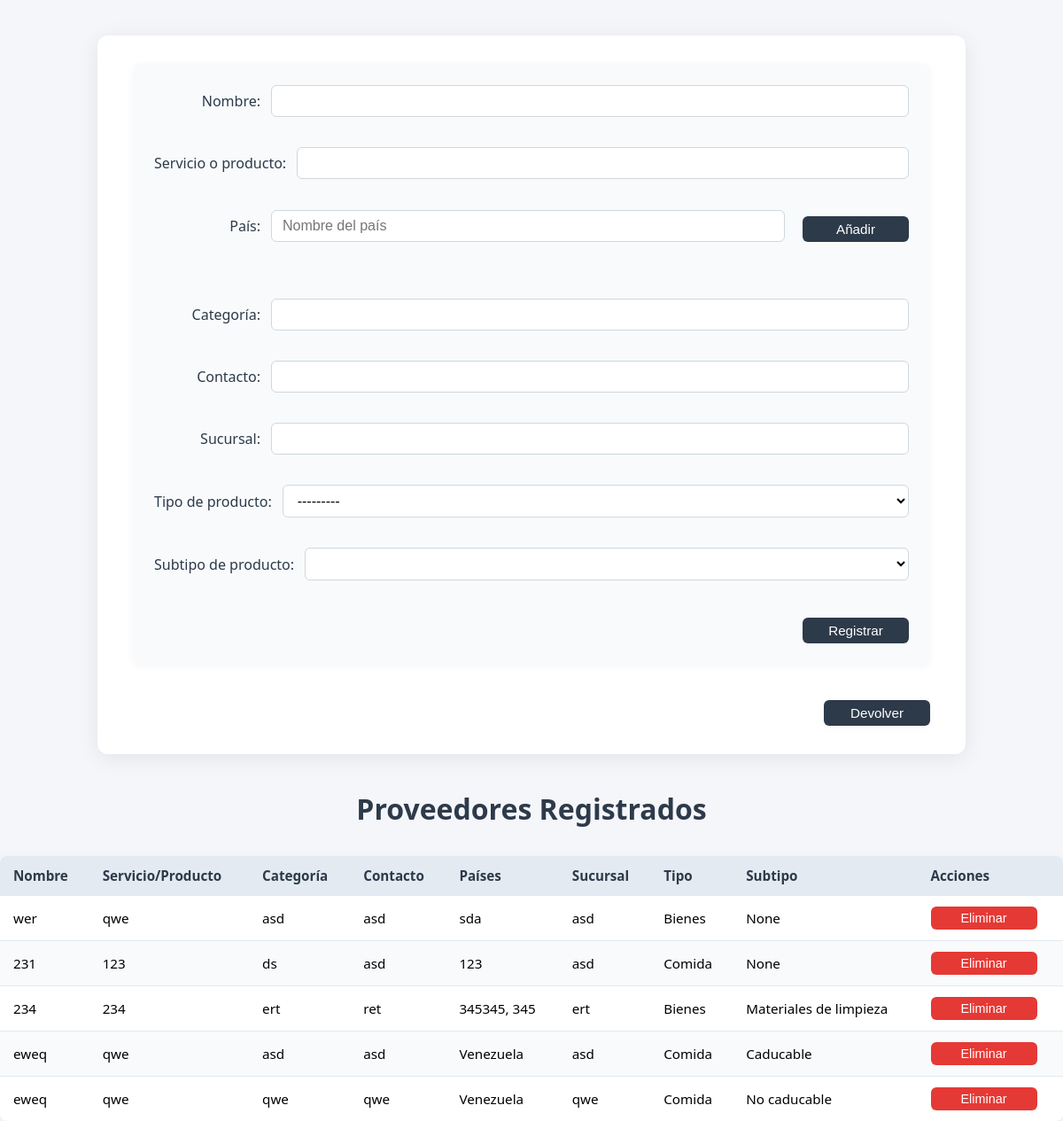
The app's page /proveedores/, older data.
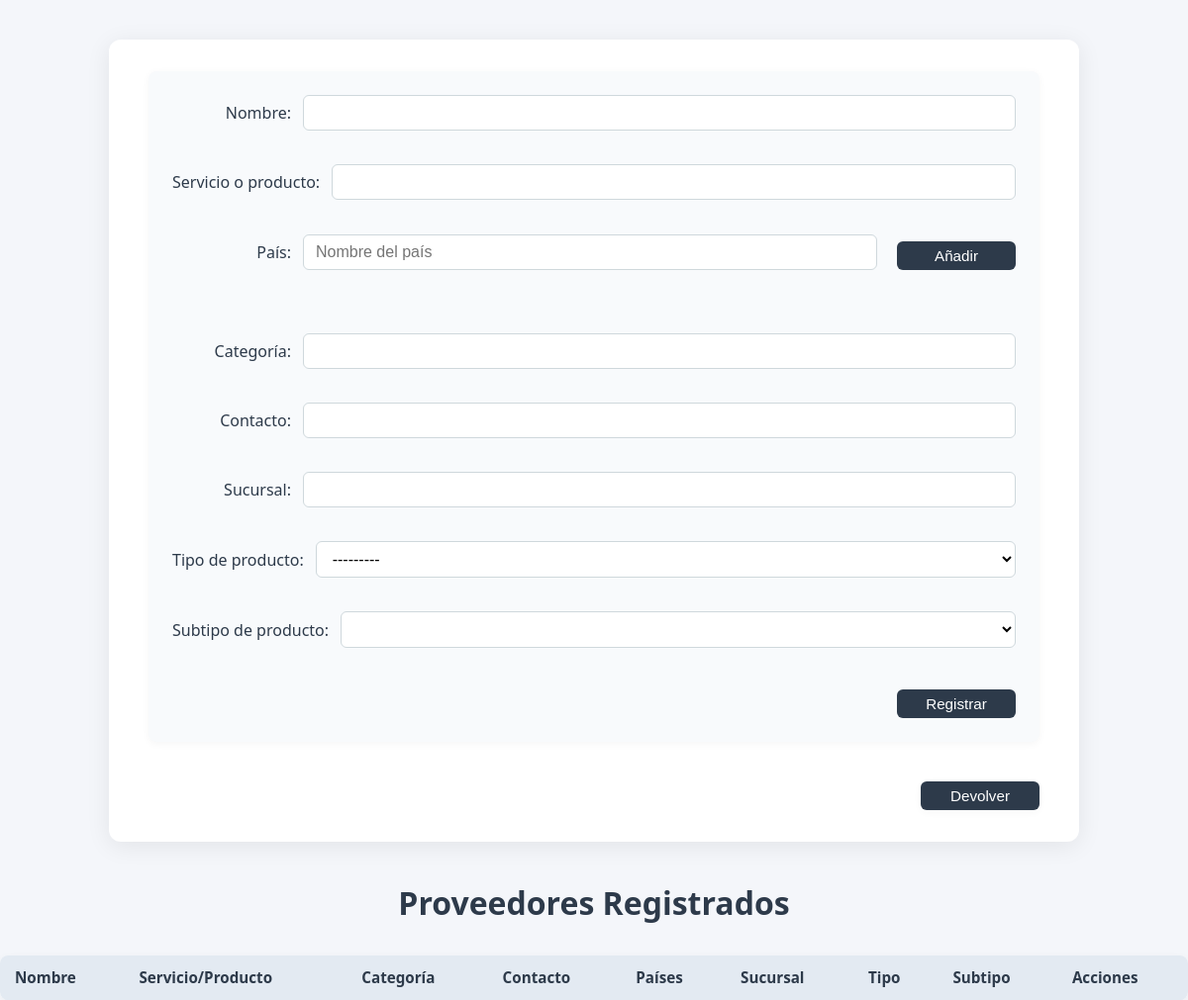
The same page, newer data.
### compras/models.py (models this page shows)
class Proveedores(models.Model):
    TIPO_CHOICES = [
        ('COMIDA', 'Comida'),
        ('BIENES', 'Bienes'),
    ]
    SUBTIPO_CHOICES = [
        ('CADUCABLE', 'Caducable'),
        ('NO_CADUCABLE', 'No caducable'),
        ('REFRIGERADO', 'Refrigerado'),
        ('NO_REFRIGERADO', 'No refrigerado'),
        ('BEBIDA', 'Bebida'),
        ('LICOR', 'Licor'),
        ('REPUESTOS', 'Repuestos'),
        ('LIMPIEZA', 'Materiales de limpieza'),
        ('MEDICOS', 'Materiales médicos'),
        ('ACTIVOS', 'Bienes activos'),
    ]
    name = models.CharField(max_length=100)
    service_or_product = models.CharField(max_length=100)
    categorie = models.CharField(max_length=100)
    contact = models.CharField(max_length=100)
    countries = models.ManyToManyField(Paises)
    sucursal = models.CharField(max_length=100)
    tipo = models.CharField(max_length=20, choices=TIPO_CHOICES, default='BIENES')
    subtipo = models.CharField(max_length=20, choices=SUBTIPO_CHOICES, blank=True, null=True)

class Paises(models.Model):
    nombre = models.CharField(max_length=100)

### compras/views.py (the view)
# urls.py: path('proveedores/', proveedores_view, name='proveedores'),
@csrf_protect
def proveedores_view(request):
    import json
    from .models import ProveedorMaterial, Material, Paises
    SUBTIPOS_POR_TIPO = {
        'COMIDA': [
            ('CADUCABLE', 'Caducable'),
            ('NO_CADUCABLE', 'No caducable'),
            ('REFRIGERADO', 'Refrigerado'),
            ('NO_REFRIGERADO', 'No refrigerado'),
            ('BEBIDA', 'Bebida'),
            ('LICOR', 'Licor'),
        ],
        'BIENES': [
            ('REPUESTOS', 'Repuestos'),
            ('LIMPIEZA', 'Materiales de limpieza'),
            ('MEDICOS', 'Materiales médicos'),
            ('ACTIVOS', 'Bienes activos'),
        ]
    }
    tipo_seleccionado = None
    if request.method == 'POST':
        tipo_seleccionado = request.POST.get('tipo', None)
        form = ProveedorForm(request.POST)
        paises_json = request.POST.get('paises_json', '[]')
        if paises_json.strip() == '':
            paises_nombres = []
        else:
            paises_nombres = json.loads(paises_json)
        if request.POST.get('action') == 'Registrar':
            if form.is_valid():
                proveedor = form.save(commit=False)
                proveedor.save()
                paises_objs = [Paises.objects.get_or_create(nombre=nombre)[0] for nombre in paises_nombres]
                proveedor.countries.set(paises_objs)
                return redirect('proveedores')
    else:
        form = ProveedorForm()
    proveedores = Proveedores.objects.all()
    return render(request, 'proveedores.html', {
        'form': form,
        'proveedores': proveedores,
        'SUBTIPOS_POR_TIPO': SUBTIPOS_POR_TIPO,
        'tipo_seleccionado': tipo_seleccionado,
    })

### compras/forms.py
class ProveedorForm(forms.ModelForm):
    class Meta:
        model = Proveedores
        fields = ['name', 'service_or_product', 'categorie', 'contact', 'sucursal', 'tipo', 'subtipo']

### compras/templates/proveedores.html (shortened to what this page needs)
{% load static %}
{% load get_item %}
<!DOCTYPE html>
<html lang="es">
<head>
    <link rel="stylesheet" href="{% static 'styles/styles_compras.css' %}">
    <link rel="stylesheet" href="{% static 'styles/proveedores.css' %}">
    <div class="container-proveedores">
        <form method="post" id="proveedor-form">
            <div class="form-row">
                <label for="id_name">Nombre:</label>
                {{ form.name }}
            </div>
            <div class="form-row">
                <label for="id_service_or_product">Servicio o producto:</label>
                {{ form.service_or_product }}
            </div>
            <div class="form-row">
                <label for="pais-input">País:</label>
                <input type="text" id="pais-input" placeholder="Nombre del país">
                <button type="button" onclick="addPais()">Añadir</button>
            </div>
            <div class="form-row">
                <label for="id_categorie">Categoría:</label>
                {{ form.categorie }}
            </div>
            <div class="form-row">
                <label for="id_contact">Contacto:</label>
                {{ form.contact }}
            </div>
            <div class="form-row">
                <label for="id_sucursal">Sucursal:</label>
                {{ form.sucursal }}
            </div>
            <div class="form-row">
                <label for="id_tipo">Tipo de producto:</label>
                <select name="tipo" id="id_tipo">
                    <option value="">---------</option>
                </select>
            </div>
            <div class="form-row">
                <label for="id_subtipo">Subtipo de producto:</label>
                <select name="subtipo" id="id_subtipo">
                </select>
            </div>
            <button type="submit" name="action" value="Registrar">Registrar</button>
        </form>
        <div style="display: flex; justify-content: flex-end; margin-bottom: 0;">
            <button type="button" onclick="window.location.href='{% url 'dashboard' %}'" class="btn-devolver">Devolver</button>
        </div>
    </div>
    <h2>Proveedores Registrados</h2>
    <table>
        <thead>
            <tr>
                <th>Nombre</th>
                <th>Servicio/Producto</th>
                <th>Categoría</th>
                <th>Contacto</th>
                <th>Países</th>
                <th>Sucursal</th>
                <th>Tipo</th>
                <th>Subtipo</th>
                <th>Acciones</th>
            </tr>
        </thead>
    <tbody id="proveedores-table-body">
            {% for proveedor in proveedores %}
            <tr>
                <td>{{ proveedor.name }}</td>
                <td>{{ proveedor.service_or_product }}</td>
                <td>{{ proveedor.categorie }}</td>
                <td>{{ proveedor.contact }}</td>
                <td>
                    {% with paises=proveedor.countries.all %}
                        {% if paises|length > 0 %}
                            {% for pais in paises %}
                                {{ pais.nombre|default:'---' }}{% if not forloop.last %}, {% endif %}
                            {% endfor %}
                        {% else %}
                            ---
                        {% endif %}
                    {% endwith %}
                </td>
                <td>{{ proveedor.sucursal }}</td>
                <td>{{ proveedor.get_tipo_display }}</td>
                <td>{{ proveedor.get_subtipo_display }}</td>
                <td>
                    <form method="post" action="{% url 'eliminar_proveedor' %}" style="display:inline;">
                        <button type="submit">Eliminar</button>
                    </form>
                </td>
            </tr>
            {% endfor %}
        </tbody>
    </table>
</body>
</html>

Row changes from the older to the newer data that the page shows:
removed Proveedores: name "wer", service_or_product "qwe", categorie "asd", contact "asd", sucursal "asd", tipo "Bienes", subtipo "None"
removed Paises: nombre "sda", shown under "wer"
removed Proveedores: name "231", service_or_product "123", categorie "ds", contact "asd", sucursal "asd", tipo "Comida", subtipo "None"
removed Paises: nombre "123", shown under "231"
removed Proveedores: name "234", service_or_product "234", categorie "ert", contact "ret", sucursal "ert", tipo "Bienes", subtipo "Materiales de limpieza"
removed Paises: nombre "345345", shown under "234"
removed Paises: nombre "345", shown under "234"
removed Proveedores: name "eweq", service_or_product "qwe", categorie "asd", contact "asd", sucursal "asd", tipo "Comida", subtipo "Caducable"
removed Paises: nombre "Venezuela"
removed Proveedores: name "eweq", service_or_product "qwe", categorie "qwe", contact "qwe", sucursal "qwe", tipo "Comida", subtipo "No caducable"
